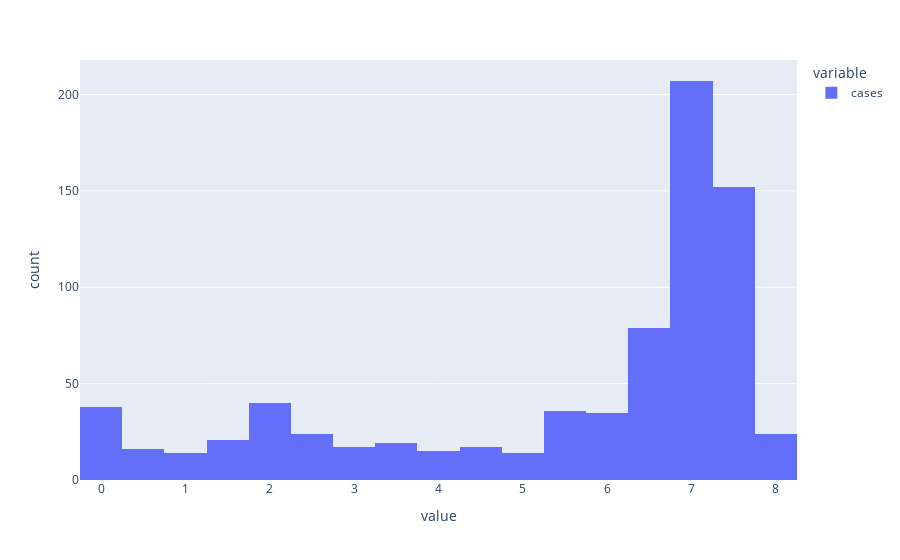

The code cell stored with this chart in its notebook:
### Code cell
px.histogram(df['cases'].apply(lambda x: math.log(x+1)))

### Figure 1 — Plotly figure (JSON) as saved in the notebook; plotly's stock layout.template omitted (floating-point values rounded to 4 significant figures; data arrays with more than 128 entries replaced by an {"elided": "..."} marker saying what was removed)
{"data": [{"alignmentgroup": "True", "bingroup": "x", "hovertemplate": "variable=cases<br>value=%{x}<br>count=%{y}<extra></extra>", "legendgroup": "cases", "marker": {"color": "#636efa", "pattern": {"shape": ""}}, "name": "cases", "offsetgroup": "cases", "orientation": "v", "showlegend": true, "type": "histogram", "x": {"elided": "833 float values"}, "xaxis": "x", "yaxis": "y"}], "layout": {"barmode": "relative", "legend": {"title": {"text": "variable"}, "tracegroupgap": 0}, "margin": {"t": 60}, "xaxis": {"anchor": "y", "domain": [0, 1], "title": {"text": "value"}}, "yaxis": {"anchor": "x", "domain": [0, 1], "title": {"text": "count"}}}}
